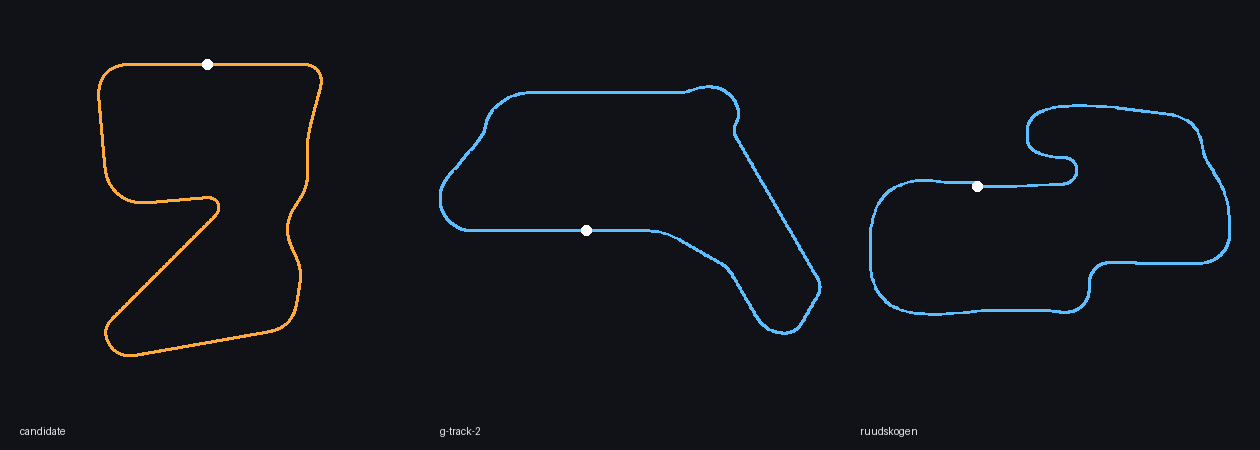

Write Python code to recreate this figure.
"""Draw a layout next to chosen Speed Dreams tracks at the same scale (mirror/rotation not normalised)."""
import json, math, sys, importlib.util, os
from PIL import Image, ImageDraw
sc_dir = sys.argv[2]; sdt = sys.argv[3]
spec = importlib.util.spec_from_file_location('sdt', sdt); m = importlib.util.module_from_spec(spec); spec.loader.exec_module(m)
spec2 = importlib.util.spec_from_file_location('chk', sys.argv[4]); chk = importlib.util.module_from_spec(spec2); spec2.loader.exec_module(chk)
lay = json.load(open(sys.argv[1]))
pts, _, _ = chk.integrate(lay)
shapes = [('candidate', [(p[0], p[1]) for p in pts])]
for nm in sys.argv[5:]:
    f = os.path.join(sc_dir, 'tracks', 'circuit', nm, nm + '.xml')
    if not os.path.exists(f):
        f = os.path.join(sc_dir, 'tracks', 'road', nm, nm + '.xml')
    p2, L, gap = m.outline(m.segments(open(f, encoding='latin1').read()))
    shapes.append((nm, p2))
S = 420
img = Image.new('RGB', (S * len(shapes), S + 30), (16, 18, 24)); d = ImageDraw.Draw(img)
span = max(max(max(p[0] for p in s) - min(p[0] for p in s), max(p[1] for p in s) - min(p[1] for p in s)) for _, s in shapes)
sc = (S - 40) / span
for i, (nm, s) in enumerate(shapes):
    xs = [p[0] for p in s]; ys = [p[1] for p in s]
    ox = i * S + 20 + ((S - 40) - (max(xs) - min(xs)) * sc) / 2; oy = 20 + ((S - 40) - (max(ys) - min(ys)) * sc) / 2
    line = [(ox + (x - min(xs)) * sc, oy + (max(ys) - y) * sc) for x, y in s]
    d.line(line, fill=(255, 170, 60) if i == 0 else (90, 190, 255), width=3)
    d.ellipse([line[0][0] - 5, line[0][1] - 5, line[0][0] + 5, line[0][1] + 5], fill=(255, 255, 255))
    d.text((i * S + 20, S + 5), nm, fill=(230, 230, 230))
img.save(sys.argv[-0] if False else 'compare.png')
